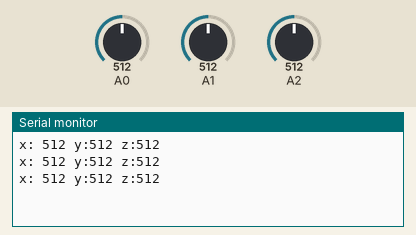
The sketch below on a simulated Arduino Uno, built with avr-gcc and run on an emulated ATmega328P. Shown: the last lines printed to the serial monitor. The test bench sets the inputs (shaded band); at power-on: A0 = 512, A1 = 512, A2 = 512.

Above: at 1.2 s.
1.3 s: A0 set to 716
At 1.86 s:
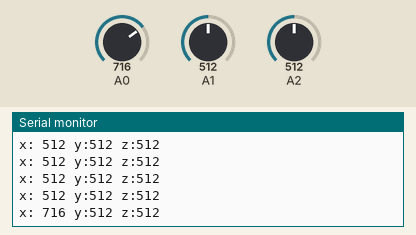
2.8 s: A1 set to 716
At 3.06 s:
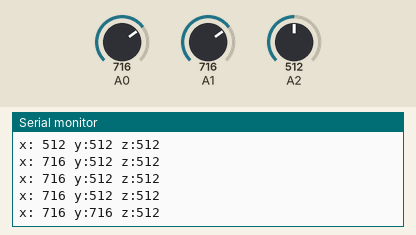
4.3 s: A2 set to 716
At 4.67 s:
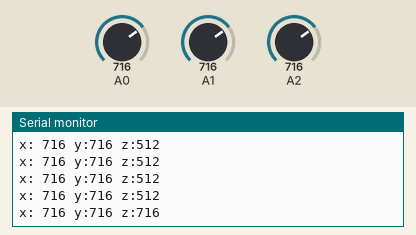
5.8 s: A0 set to 900
At 5.87 s:
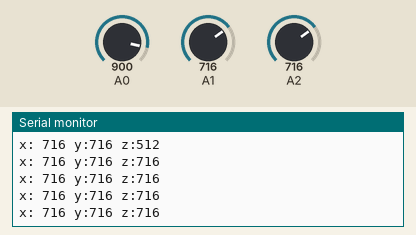
7.3 s: A1 set to 900
At 7.47 s:
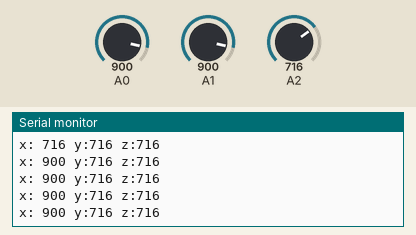
8.8 s: A2 set to 900
At 9.08 s:
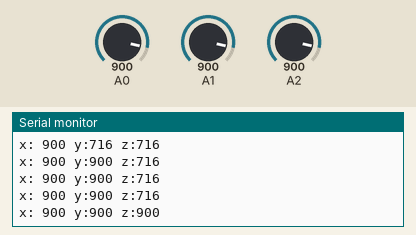
Timing chart, 0 to 11.3 s (numbered marks = the images above; inputs shaded):
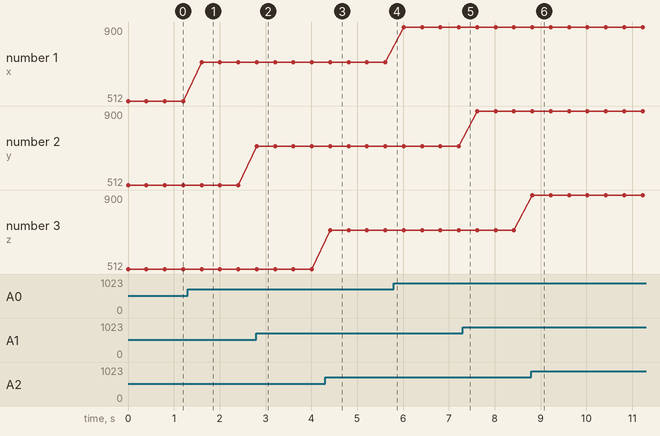

The sketch:

accero.ino
```cpp
long x,y,z;
void setup() {
  // put your setup code here, to run once:
  Serial.begin(9600);
}

void loop() {
  // put your main code here, to run repeatedly:
  x= analogRead(A0);
  y= analogRead(A1);
  z= analogRead(A2);
  Serial.println("x: "+String(x)+" y:"+String(y)+" z:"+String(z));
  delay(400);
}
```

Measured:
- after the input at 1.3 s, the serial monitor: prints a new line after 0.30 s (image 1)
- after the input at 2.8 s, the serial monitor: prints a new line at once (image 2)
- after the input at 4.3 s, the serial monitor: prints a new line after 0.11 s (image 3)
- after the input at 8.8 s, the serial monitor: prints a new line at once (image 6)
- plotted number 1: 512 → 716 after the input at 1.3 s, 716 → 900 after the input at 5.8 s
